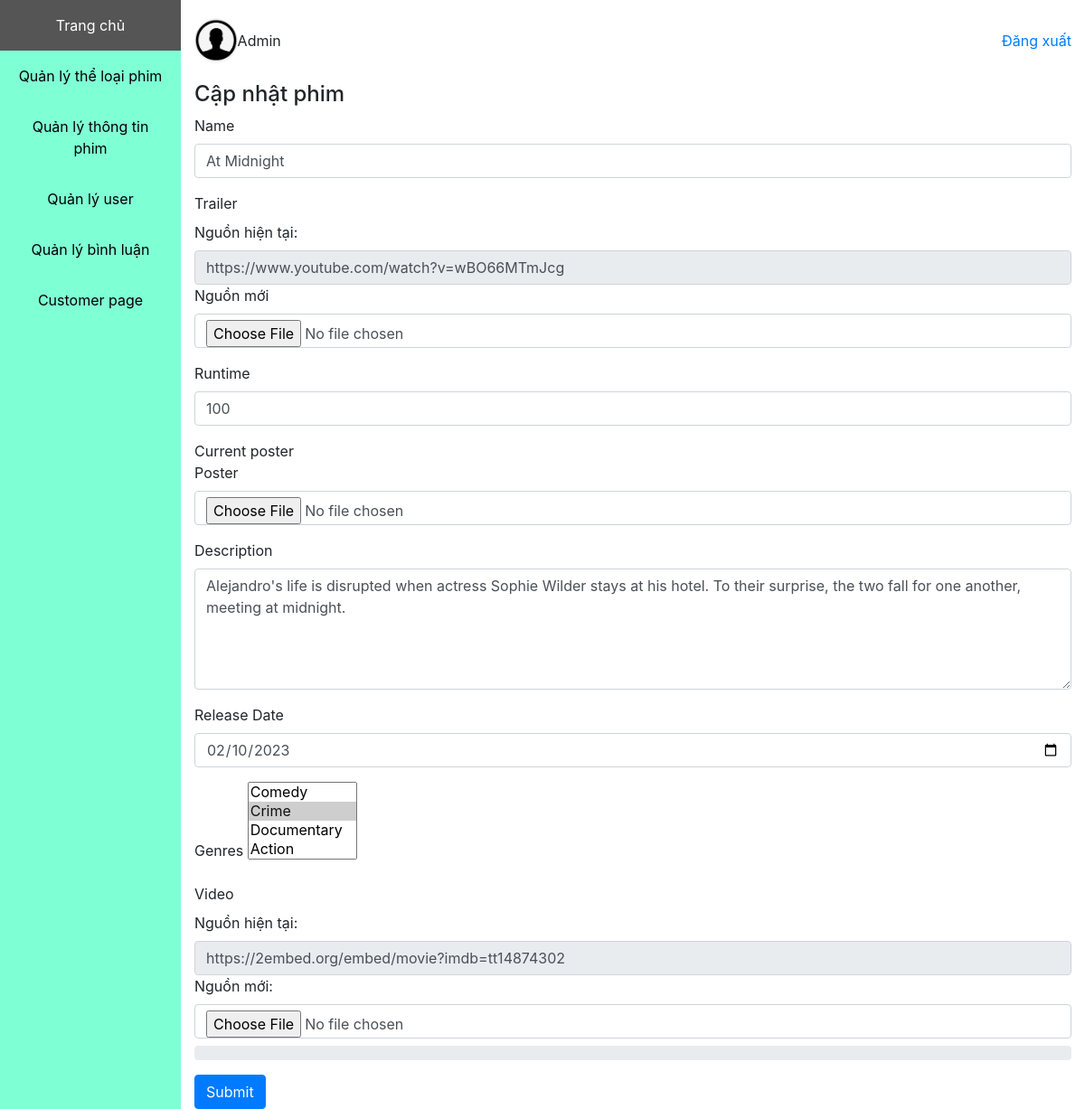
The page /admin/movie/form_update.php?id=1 on the database its author committed.
### tables this page shows
CREATE TABLE `movie` (
  `id` int NOT NULL,
  `name` varchar(100) DEFAULT NULL,
  `trailer` varchar(255) DEFAULT NULL,
  `runtime` int DEFAULT NULL,
  `poster` varchar(255) DEFAULT NULL,
  `description` text,
  `country_id` int DEFAULT NULL,
  `imdb_id` varchar(50) DEFAULT NULL,
  `release_date` date DEFAULT NULL,
  `popularity` float DEFAULT NULL,
  `src` varchar(255) DEFAULT NULL
);

### admin/movie/form_update.php (the view, shortened to what this page needs)
<?php
if (isset($_GET['id'])) {
	$movie_id = $_GET['id'];
} else {
	$_SESSION['error'] = 'Movie không tồn tại';
	header('location: index.php');
	exit;
}
?>
<!DOCTYPE html>
<html lang="en">
<head>
	<link rel="stylesheet" href="https://cdn.jsdelivr.net/npm/bootstrap@4.6.2/dist/css/bootstrap.min.css">
	<link rel="stylesheet" href="https://cdnjs.cloudflare.com/ajax/libs/font-awesome/6.3.0/css/all.min.css" />
</head>
<?php
require_once "../../connect.php";
?>
<body>
	<div class="container-fluid">
		<div class="row">
			<div class="col-2 p-0">
			</div>
			<div class="col-10">
				<?php require_once "../account_box.php" ?>
				<div class="mt-3">
					<h4>Cập nhật phim</h4>
					<?php $movie_info = $conn->query("SELECT * from movie where id = $movie_id")->fetch_assoc(); ?>
					<form action="update.php" method="post" enctype="multipart/form-data">
						<div class="form-group">
							<label for="name">Name</label>
							<input type="text" class="form-control" placeholder="Movie Name" id="name" name="name" value="<?=$movie_info['name']?>">
						</div>
						<div class="form-group">
							<label for="">Trailer</label>
							<div>
								<label for="">Nguồn hiện tại:</label>
								<input class="form-control" type="text" name="oldTrailerSrc" id="oldTrailerSrc" value="<?=$movie_info['trailer']?>" readonly>
							</div>
							<div>
								<label for="trailer">Nguồn mới</label>
								<input type="file" class="form-control" id="trailer" name="trailer">
							</div>
						</div>
						<div class="form-group">
							<label for="runtime">Runtime</label>
							<input type="number" class="form-control" id="runtime" name="runtime" value="<?=$movie_info['runtime']?>">
						</div>
						<div class="form-group">
							<div>
								<span>Current poster</span>
							</div>
							<label for="poster">Poster</label>
							<input type="file" class="form-control" id="poster" name="poster">
						</div>
						<div class="form-group">
							<label for="description">Description</label>
							<textarea name="description" id="description" cols="30" rows="5" class="form-control"><?=$movie_info['description']?></textarea>
						</div>
						<div class="form-group">
							<label for="release_date">Release Date</label>
							<input name="release_date" id="release_date" class="form-control" type="date" value="<?=$movie_info['release_date']?>">
						</div>
						<div class="form-group">
							<label for="genres">Genres</label>
							<select name="genres[]" id="genres" multiple>
								<?php
								$sql_genre = "SELECT * from genre";
								$result_genre = $conn->query($sql_genre);
								$sql_movie_genre = "SELECT genre_id from movie_genre where movie_id = $movie_id";
								$result_movie_genre = $conn->query($sql_movie_genre);
								$movie_genres = array();
								while($row_movie_genre = $result_movie_genre->fetch_assoc()) {
									$movie_genres[] = $row_movie_genre['genre_id'];
								}
								foreach ($result_genre as $row_genre) {
								?>
									<option <?php if(in_array($row_genre['id'], $movie_genres)) {echo "selected";} ?> value="<?= $row_genre['id'] ?>"><?= $row_genre['name'] ?></option>
									<?php } ?>
							</select>
						</div>
						<div class="form-group">
							<label for="video">Video</label>
							<div>
								<label for="">Nguồn hiện tại:</label>
								<input class="form-control" type="text" name="oldVideoSrc" id="oldVideoSrc" value="<?=$movie_info['src']?>" readonly>
							</div>
							<div>
								<label for="">Nguồn mới:</label>
								<input type="file" class="form-control" id="video" name="video">
							</div>
							<div class="progress mt-2">
							</div>
						</div>
						<button id="submitBtn" type="button" class="btn btn-primary">Submit</button>
					</form>
				</div>
			</div>
		</div>
	</div>
</body>
</html>

### rows shown on the page
movie: name "At Midnight", oldTrailerSrc "https://www.youtube.com/watch?v=wBO66MTmJcg", runtime "100", description "Alejandro's life is disrupted when actress Sophie Wilder stays at his hotel. To their surprise, the two fall for one another, meeting at midnight.", release_date "02/10/2023", oldVideoSrc "https://2embed.org/embed/movie?imdb=tt14874302"

### other values the page prints
form field value "Comedy / Crime ☑ / Documentary / Action"
